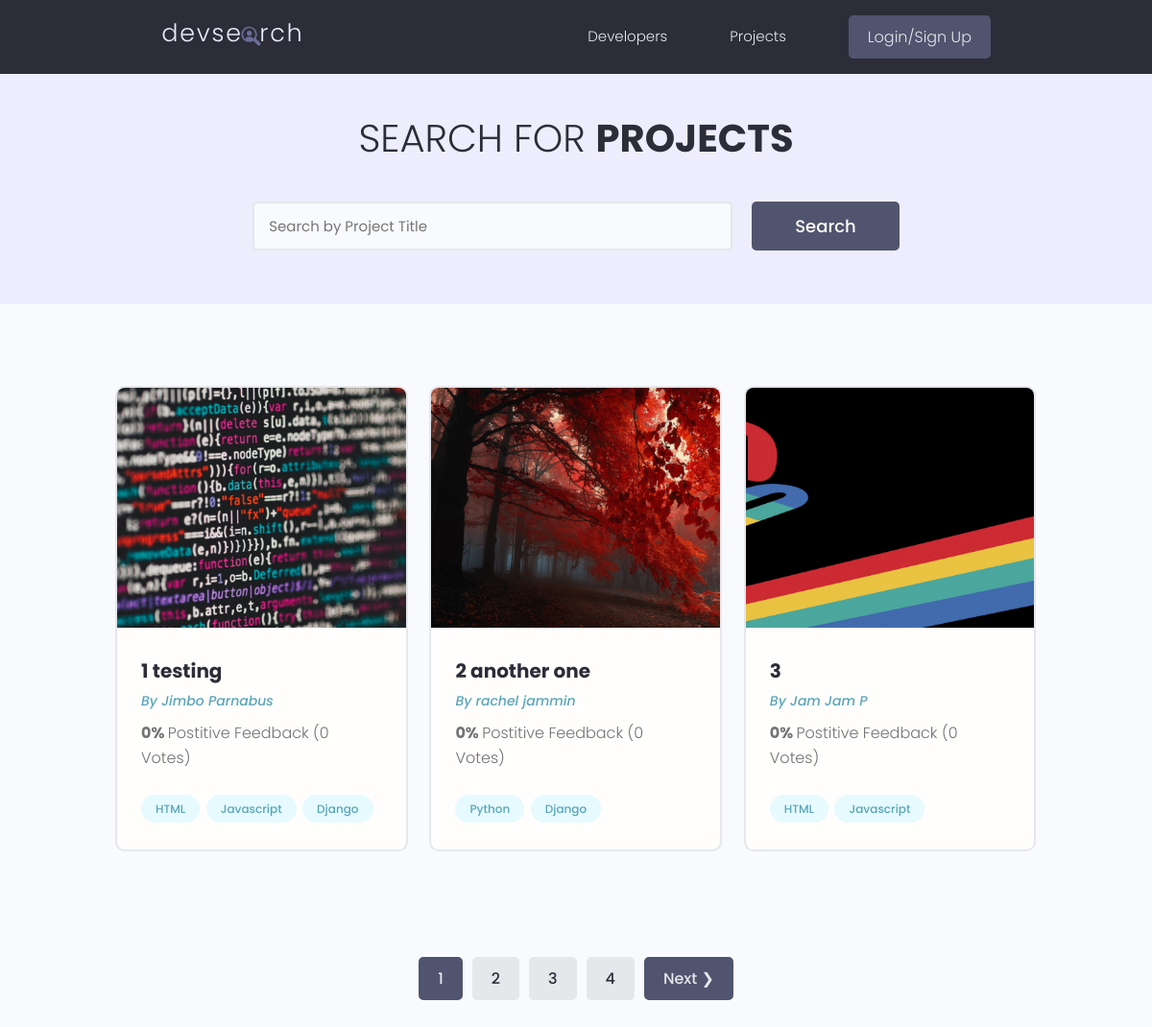
/projects/, run on the app's committed database.
### projects/models.py (models this page shows, shortened)
class Project(models.Model):
    owner = models.ForeignKey(Profile, null=True, blank=True, on_delete=models.SET_NULL)
    title = models.CharField(max_length=200)
    description = models.TextField(null=True, blank=True)
    featured_image = models.ImageField(null=True, blank=True, default="default.jpg")
    demo_link = models.CharField(max_length=2000, null=True, blank=True)
    source_link = models.CharField(max_length=2000, null=True, blank=True)
    tags = models.ManyToManyField("Tag", blank=True)
    vote_total = models.IntegerField(default=0, null=True, blank=True)
    vote_ratio = models.IntegerField(default=0, null=True, blank=True)
    created = models.DateTimeField(auto_now_add=True)
    id = models.UUIDField(
        default=uuid.uuid4, unique=True, primary_key=True, editable=False
    )
    class Meta:
        ordering = [
            "title",
            "-created",  # -vote_ratio", "-vote_total"
        ]

class Tag(models.Model):
    name = models.CharField(max_length=200)
    created = models.DateTimeField(auto_now_add=True)
    id = models.UUIDField(
        default=uuid.uuid4, unique=True, primary_key=True, editable=False
    )
    def __str__(self) -> str:
        return self.name

### users/models.py (models this page shows, shortened)
class Profile(models.Model):
    user = models.OneToOneField(User, on_delete=models.CASCADE, null=True, blank=True)
    name = models.CharField(max_length=200, blank=True, null=True)
    username = models.CharField(max_length=200, blank=True, null=True)
    location = models.CharField(max_length=200, blank=True, null=True)
    email = models.EmailField(max_length=500, blank=True, null=True)
    short_intro = models.CharField(max_length=200, blank=True, null=True)
    bio = models.TextField(blank=True, null=True)
    profile_image = models.ImageField(
        null=True,
        blank=True,
        upload_to="profiles/",
        default="profiles/user-default.png",
    )
    social_github = models.CharField(max_length=200, blank=True, null=True)
    social_twitter = models.CharField(max_length=200, blank=True, null=True)
    social_linkedin = models.CharField(max_length=200, blank=True, null=True)
    social_youtube = models.CharField(max_length=200, blank=True, null=True)
    social_website = models.CharField(max_length=200, blank=True, null=True)
    created = models.DateTimeField(auto_now_add=True)
    id = models.UUIDField(
        default=uuid.uuid4, unique=True, primary_key=True, editable=False
    )

### projects/views.py (the view)
# urls.py: path('projects/', include('projects.urls')),
def projects(requests):
    projects, search_text = searchProjects(requests)
    custom_range, projects = paginateProjects(requests, projects, 6)
    context = {
        "projects": projects,
        "search_text": search_text,
        "custom_range": custom_range,
    }
    return render(requests, "projects/projects.html", context)

### projects/utils.py (called while the page is built)
def paginateProjects(requests, projects, results):
    page = requests.GET.get("page")
    results = 3
    paginator = Paginator(projects, results)
    try:
        projects = paginator.page(page)
    except PageNotAnInteger:
        page = 1
        projects = paginator.page(page)
    except EmptyPage:
        page = Paginator.num_pages
        projects = paginator.page(page)
    left_index = int(page) - 4
    right_index = int(page) + 5
    if left_index < 1:
        left_index = 1
    if right_index > paginator.num_pages:
        right_index = paginator.num_pages + 1
    custom_range = range(left_index, right_index)
    return custom_range, projects

def searchProjects(requests):
    search_text = ""
    if requests.GET.get("search_text"):
        search_text = requests.GET.get("search_text")
    tags = Tag.objects.filter(name__icontains=search_text)
    projects = Project.objects.distinct().filter(
        Q(title__icontains=search_text)
        | Q(description__icontains=search_text)
        | Q(owner__name__icontains=search_text)
        | Q(tags__in=tags)
    )
    return projects, search_text

### projects/templates/projects/projects.html (shortened to what this page needs)
{% extends 'main.html' %}
{% block content %}
<main class="projects">
    <section class="hero-section text-center">
        <div class="container container--narrow">
            <div class="hero-section__box">
                <h2>Search for <span>Projects</span></h2>
            </div>
            <div class="hero-section__search">
                <form id="searchForm" class="form" action="{% url 'projects' %}" method="get">
                    <div class="form__field">
                        <input class="input input--text" id="formInput#search" type="text" name="search_text"
                            placeholder="Search by Project Title" value="{{search_text}}" />
                    </div>
                    <input class="btn btn--sub btn--lg" type="submit" value="Search" />
                </form>
            </div>
        </div>
    </section>
    <section class="projectsList">
        <div class="container">
            <div class="grid grid--three">
                {% for project in projects %}
                <div class="column">
                    <div class="card project">
                        <a href="{% url 'project' project.id %}" class="project">
                            <img class="project__thumbnail" src="{{ project.featured_image.url }}"
                                alt="project thumbnail" />
                            <div class="card__body">
                                <h3 class="project__title">{{ project.title }}</h3>
                                <p><a class="project__author" href="{% url 'userProfile' project.owner.id %}">By
                                        {{project.owner.name}}</a></p>
                                <p class="project--rating">
                                    <span style="font-weight: bold;">{{ project.vote_ratio}}% </span> Postitive
                                    Feedback ({{project.vote_total}} Vote{{project.vote_total|pluralize:"s"}})
                                </p>
                                <div class="project__tags">
                                    {% for tag in project.tags.all %}
                                    <span class="tag tag--pill tag--main">
                                        <small>{{ tag }}</small>
                                    </span>
                                    {% endfor %}
                                </div>
                            </div>
                        </a>
                    </div>
                </div>
                {% endfor %}
            </div>
        </div>
    </section>
    {% include 'pagination.html' with queryset=projects custom_range=custom_range%}
</main>
{% endblock content %}

### static/styles/app.css (style rules this page uses)
:root { --color-sub: #2d2d39; }
.btn--sub { background-color: var(--color-sub-light); }
.card { border: 2px solid var(--color-light); }
img { width: 100%; }
.hero-section { height: 40vh; display: flex; align-items: center; background-color: var(--color-sub); }
.hero-section__box { margin-bottom: 4rem; }
.hero-section__box > h2, .hero-section__box > h2 > span { font-size: 4rem; color: var(--color-light); line-height: 1.3; text-transform: uppercase; }
.hero-section__box > h2 { font-weight: 300; }
.hero-section__box > h2 > span { font-weight: 700; }
.hero-section__search > .form { display: flex; align-items: center; justify-content: center; gap: 2rem; }
.hero-section__search > .form input.input--text { width: 50rem; }
.project__author { font-size: 1.4rem; font-style: italic; }
.project--rating { margin-bottom: 1.6em; margin-top: .5em; }
.projects > .hero-section { background: var(--color-sub-lighter); height: 30vh; }
.projects .hero-section__box { margin-bottom: 2.5rem; }
.projects .hero-section__box > h2 { color: var(--color-sub); }
.projects .hero-section__box > h2 > span { font-weight: 700; color: var(--color-sub); }
.projectsList { margin-top: 8rem; }
.project__thumbnail { height: 25rem; object-fit: cover; object-position: top center; }
.project__title { font-size: 2rem; font-weight: 700; color: var(--color-sub); }

### static/uikit/styles/modules/_variables.css (style rules this page uses)
:root { --color-main: #5aa5b9; --color-main-light: #e6faff; --color-sub: #3f4156; --color-sub-light: #51546e; --color-sub-lighter: #ededfd; --color-text: #737373; --color-gray: #8b8b8b; --color-light: #e5e7eb; --color-light-gray: #767676; --color-bg: #f8fafd; --color-white: #fffefd; --color-white-light: #f3f3f3; --color-success: #359e64; --color-success-bg: #def8e8; --color-error: #fc4b0b; --color-error-bg: #fff2ee; --font-base: 'Poppins', arial, helvetica, 'Segoe UI', roboto, ubuntu, sans-serif; --font-monospace: 'Fira Code', 'Courier New', courier, monospace; --font-regular: 300; --font-medium: 500; --font-bold: 700; --generic-shadow: 1px 1px 5px #00000010; --generic-transition: all 0.3s ease-in-out; }

### static/uikit/styles/modules/_base.css (style rules this page uses)
* { margin: 0; padding: 0; box-sizing: border-box; text-rendering: optimizeLegibility; color: inherit; font-size: inherit; }
html { font-size: 50%; }
@media only screen and (min-width: 480px) { html { font-size: 56.25%; } }
@media only screen and (min-width: 1200px) { html { font-size: 62.5%; } }
body { line-height: 1.6; font-weight: 400; font-size: 1.5rem; color: var(--color-text); background-color: var(--color-bg); min-height: 100vh; }

### static/uikit/styles/modules/_typography.css (style rules this page uses)
* { font-family: var(--font-base); }
h2 { font-size: 3.6rem; font-weight: var(--font-bold); }
h3 { font-size: 3.2rem; font-weight: var(--font-medium); }
p, span, strong { font-size: 1.6rem; color: var(--color-text); font-weight: var(--font-regular); }
a { padding-bottom: 2px; text-decoration: none; display: inline-block; color: var(--color-main); font-weight: var(--font-medium); }

### static/uikit/styles/modules/_utilities.css (style rules this page uses)
.container { width: 92%; max-width: 165rem; margin: 0 auto; box-sizing: border-box; }
.container--narrow { width: 92%; max-width: 120rem; }
@media screen and (min-width: 1000px) { .container { width: 90%; } }
@media screen and (min-width: 1000px) { .container--narrow { width: 85%; } }
@media screen and (min-width: 1200px) { .container { width: 80%; } }
@media screen and (min-width: 1200px) { .container--narrow { width: 72%; } }
.text-center { text-align: center; }

### static/uikit/styles/modules/_button.css (style rules this page uses)
.btn { display: inline-block; position: relative; cursor: pointer; background-color: var(--color-light); font-weight: var(--font-medium); color: var(--color-sub); text-decoration: none; padding: 1rem 2rem; border-radius: 0.5rem; border: none; width: -webkit-fit-content; width: -moz-fit-content; width: fit-content; height: -webkit-fit-content; height: -moz-fit-content; height: fit-content; font-size: 1.6rem; outline-width: 0; outline-color: transparent; -webkit-backface-visibility: hidden; backface-visibility: hidden; transition: all 0.3s ease-in-out; }
.btn--sub { background-color: var(--color-sub); color: var(--color-white); }
.btn--lg { font-size: 1.8rem; padding: 1.2rem 4.5rem; }

### static/uikit/styles/modules/_card.css (style rules this page uses)
.card { border-radius: 1rem; background-color: var(--color-white); border: 1.5px solid var(--color-light); width: auto; height: auto; margin-top: 0.5rem; margin-bottom: 0.5rem; overflow: hidden; }
.card__body, .card__header { padding: 2rem 2.5rem; }

### data on the page
Project: featured_image (picture), title "1 testing", owner.name "Jimbo Parnabus", vote_ratio "0", vote_total "0"
Tag: name "HTML"
Tag: name "Javascript"
Tag: name "Django"
Project: featured_image (picture), title "2 another one", owner.name "rachel jammin", vote_ratio "0", vote_total "0"
Tag: name "Python"
Project: featured_image (picture), title "3", owner.name "Jam Jam P", vote_ratio "0", vote_total "0"

### other printed values
{{ page }} "1"
{{ page }} "2" "3" "4"
